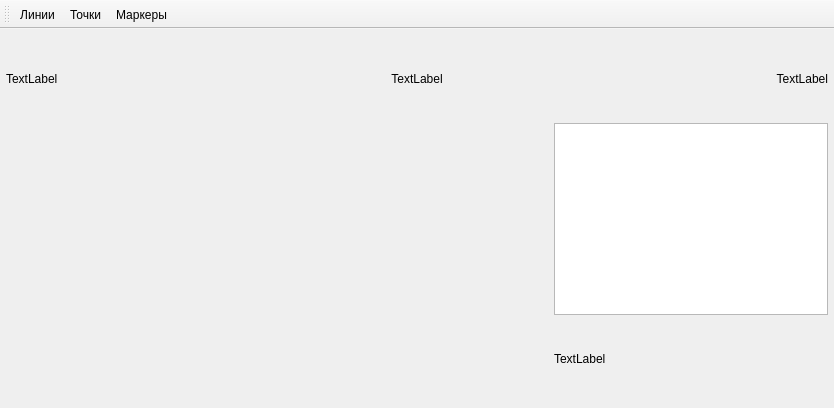
<?xml version="1.0" encoding="UTF-8"?>
<ui version="4.0">
 <class>MainWindow</class>
 <widget class="QMainWindow" name="MainWindow">
  <property name="geometry">
   <rect>
    <x>0</x>
    <y>0</y>
    <width>834</width>
    <height>408</height>
   </rect>
  </property>
  <property name="windowTitle">
   <string>MainWindow</string>
  </property>
  <widget class="QWidget" name="centralwidget">
   <layout class="QGridLayout" name="gridLayout">
    <property name="leftMargin">
     <number>6</number>
    </property>
    <property name="topMargin">
     <number>6</number>
    </property>
    <property name="rightMargin">
     <number>6</number>
    </property>
    <property name="bottomMargin">
     <number>6</number>
    </property>
    <property name="spacing">
     <number>0</number>
    </property>
    <item row="1" column="0">
     <widget class="AxisView" name="yAxisView" native="true"/>
    </item>
    <item row="2" column="1">
     <widget class="AxisView" name="xAxisView" native="true"/>
    </item>
    <item row="1" column="1">
     <widget class="Plotter" name="plotter" native="true"/>
    </item>
    <item row="2" column="2">
     <widget class="QLabel" name="label">
      <property name="text">
       <string>TextLabel</string>
      </property>
     </widget>
    </item>
    <item row="1" column="2">
     <widget class="LegendView" name="legend">
      <property name="sizePolicy">
       <sizepolicy hsizetype="Preferred" vsizetype="Preferred">
        <horstretch>0</horstretch>
        <verstretch>0</verstretch>
       </sizepolicy>
      </property>
      <property name="verticalScrollBarPolicy">
       <enum>Qt::ScrollBarAlwaysOff</enum>
      </property>
      <property name="horizontalScrollBarPolicy">
       <enum>Qt::ScrollBarAlwaysOff</enum>
      </property>
     </widget>
    </item>
    <item row="0" column="0">
     <widget class="QLabel" name="label_2">
      <property name="text">
       <string>TextLabel</string>
      </property>
     </widget>
    </item>
    <item row="0" column="1">
     <widget class="QLabel" name="label_3">
      <property name="text">
       <string>TextLabel</string>
      </property>
      <property name="alignment">
       <set>Qt::AlignCenter</set>
      </property>
     </widget>
    </item>
    <item row="0" column="2">
     <widget class="QLabel" name="label_4">
      <property name="text">
       <string>TextLabel</string>
      </property>
      <property name="alignment">
       <set>Qt::AlignRight|Qt::AlignTrailing|Qt::AlignVCenter</set>
      </property>
     </widget>
    </item>
   </layout>
  </widget>
  <widget class="QToolBar" name="toolBar">
   <property name="windowTitle">
    <string>toolBar</string>
   </property>
   <attribute name="toolBarArea">
    <enum>TopToolBarArea</enum>
   </attribute>
   <attribute name="toolBarBreak">
    <bool>false</bool>
   </attribute>
   <addaction name="actionLines"/>
   <addaction name="actionDots"/>
   <addaction name="actionMarkers"/>
  </widget>
  <action name="actionLines">
   <property name="checkable">
    <bool>true</bool>
   </property>
   <property name="text">
    <string>Линии</string>
   </property>
  </action>
  <action name="actionDots">
   <property name="checkable">
    <bool>true</bool>
   </property>
   <property name="text">
    <string>Точки</string>
   </property>
  </action>
  <action name="actionMarkers">
   <property name="checkable">
    <bool>true</bool>
   </property>
   <property name="text">
    <string>Маркеры</string>
   </property>
  </action>
 </widget>
 <customwidgets>
  <customwidget>
   <class>Plotter</class>
   <extends>QWidget</extends>
   <header>plotter.h</header>
   <container>1</container>
  </customwidget>
  <customwidget>
   <class>AxisView</class>
   <extends>QWidget</extends>
   <header>axisview.h</header>
   <container>1</container>
  </customwidget>
  <customwidget>
   <class>LegendView</class>
   <extends>QListView</extends>
   <header>legendview.h</header>
  </customwidget>
 </customwidgets>
 <resources/>
 <connections/>
</ui>
